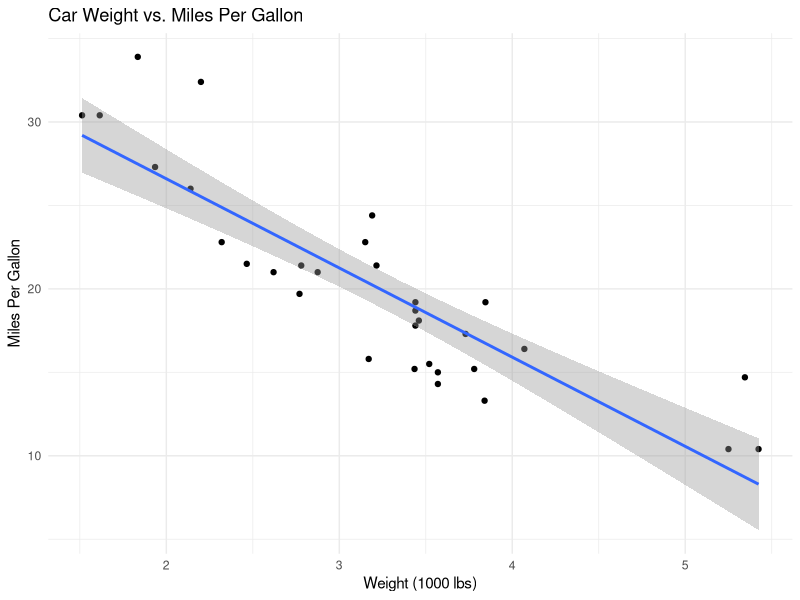

Write the R code that produced this figure.
library(ggplot2)

# Create and save plot
car_plot <- ggplot(mtcars, aes(x = wt, y = mpg)) +
  geom_point() +
  geom_smooth(method = "lm") +
  theme_minimal() +
  labs(
    title = "Car Weight vs. Miles Per Gallon",
    x = "Weight (1000 lbs)",
    y = "Miles Per Gallon"
  )

# Display plot
print(car_plot)


